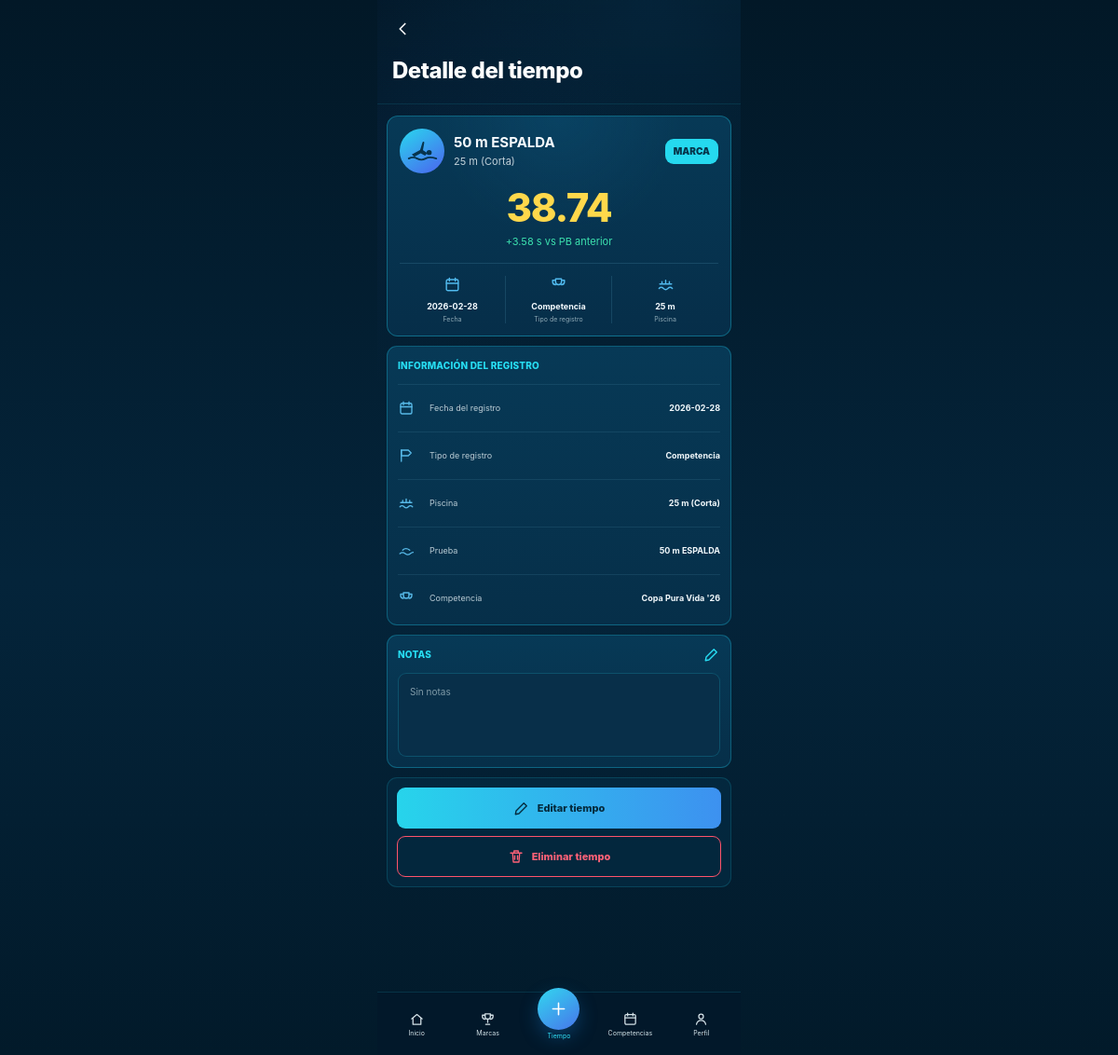
The page /swim/1 on the database its author committed.
### tables this page shows
CREATE TABLE swims (
        id INTEGER PRIMARY KEY AUTOINCREMENT,
        distance INTEGER NOT NULL,
        stroke TEXT NOT NULL,
        pool_length INTEGER NOT NULL,
        time_cs INTEGER NOT NULL,
        swim_date TEXT NOT NULL,
        kind TEXT NOT NULL DEFAULT 'Competencia',
        event_name TEXT,
        notes TEXT,
        competition_id INTEGER,
        planned_event_id INTEGER,
        created_at TEXT NOT NULL DEFAULT CURRENT_TIMESTAMP,
        FOREIGN KEY(competition_id) REFERENCES competitions(id) ON DELETE SET NULL
    );

CREATE TABLE competitions (
        id INTEGER PRIMARY KEY AUTOINCREMENT,
        name TEXT NOT NULL,
        competition_date TEXT NOT NULL,
        location TEXT,
        pool_length INTEGER NOT NULL,
        notes TEXT,
        created_at TEXT NOT NULL DEFAULT CURRENT_TIMESTAMP
    );

### app.py (the view)
@app.route("/swim/<int:swim_id>")
def swim_detail(swim_id):
    conn = get_db()
    swim = conn.execute("""
        SELECT s.*, c.name AS competition_name, c.location AS competition_location
        FROM swims s
        LEFT JOIN competitions c ON c.id=s.competition_id
        WHERE s.id=?
    """, (swim_id,)).fetchone()
    if not swim:
        conn.close()
        return "Registro no encontrado", 404
    splits = conn.execute("SELECT * FROM splits WHERE swim_id=? ORDER BY split_distance", (swim_id,)).fetchall()
    prior = conn.execute("""
        SELECT MIN(time_cs) AS prior_pb
        FROM swims
        WHERE distance=? AND stroke=? AND pool_length=?
          AND (swim_date < ? OR (swim_date=? AND id < ?))
    """, (swim["distance"], swim["stroke"], swim["pool_length"],
          swim["swim_date"], swim["swim_date"], swim["id"])).fetchone()
    conn.close()
    return render_template("swim_detail.html", swim=swim, splits=splits, prior=prior)

### app.py (called while the page is built)
def get_db():
    conn = sqlite3.connect(DB)
    conn.row_factory = sqlite3.Row
    conn.execute("PRAGMA foreign_keys = ON")
    return conn

def fmt_time(cs: int) -> str:
    total_seconds = cs / 100
    minutes = int(total_seconds // 60)
    seconds = total_seconds - minutes * 60
    return f"{minutes}:{seconds:05.2f}" if minutes else f"{seconds:.2f}"

@app.template_filter("swimtime")
def swimtime_filter(cs):
    return fmt_time(cs)

@app.template_filter("signed_seconds")
def signed_seconds_filter(cs):
    if cs is None:
        return ""
    sign = "+" if cs > 0 else "−" if cs < 0 else ""
    return f"{sign}{abs(cs)/100:.2f}"

### templates/swim_detail.html (shortened to what this page needs)
{% extends "base.html" %}
{% from "_detail_stroke_icon.html" import detail_stroke_icon %}
{% block content %}
<div class="sp26-page">
  <section class="sp26-water-header">
    <a href="javascript:history.back()" class="sp26-back" aria-label="Volver">
      <svg viewBox="0 0 24 24"><path d="m15 18-6-6 6-6"/></svg>
    </a>
    <h1>Detalle del tiempo</h1>
</section>
  <section class="sp26-result-card">
    <div class="sp26-result-top">
      <div class="sp26-style-icon">{{ detail_stroke_icon(swim.stroke) }}</div>
      <div class="sp26-event-copy">
        <strong>{{ swim.distance }} m {{ swim.stroke|upper }}</strong>
        <span>{{ swim.pool_length }} m ({% if swim.pool_length == 25 %}Corta{% else %}Larga{% endif %})</span>
      </div>
      <div class="sp26-result-badge">
        {% if prior.prior_pb %}
          {% set delta = swim.time_cs - prior.prior_pb %}
          {% if delta < 0 %}PB{% elif delta == 0 %}PB{% else %}MARCA{% endif %}
        {% else %}
          PB
        {% endif %}
      </div>
    </div>
    <div class="sp26-main-time">{{ swim.time_cs|swimtime }}</div>
    <div class="sp26-status">
      {% if prior.prior_pb %}
        {% set delta = swim.time_cs - prior.prior_pb %}
        {% if delta < 0 %}
          ★ Nuevo PB · {{ delta|signed_seconds }} s
        {% elif delta == 0 %}
          ★ Igualó tu PB anterior
        {% else %}
          {{ delta|signed_seconds }} s vs PB anterior
        {% endif %}
      {% else %}
        ★ Primera marca registrada
      {% endif %}
    </div>
    <div class="sp26-meta-grid">
      <div>
        <svg viewBox="0 0 24 24"><rect x="4" y="5" width="16" height="15" rx="2"/><path d="M8 3v4M16 3v4M4 10h16"/></svg>
        <strong>{{ swim.swim_date }}</strong>
        <span>Fecha</span>
      </div>
      <div>
        <svg viewBox="0 0 24 24"><path d="M8 4h8v4a4 4 0 0 1-8 0V4Z"/><path d="M8 6H4v2a4 4 0 0 0 4 4M16 6h4v2a4 4 0 0 1-4 4"/></svg>
        <strong>{{ swim.kind }}</strong>
        <span>Tipo de registro</span>
      </div>
      <div>
        <svg viewBox="0 0 24 24"><path d="M3 17c2-2 4-2 6 0s4 2 6 0 4-2 6 0"/><path d="M4 11h16M7 8v3M12 6v5M17 8v3"/></svg>
        <strong>{{ swim.pool_length }} m</strong>
        <span>Piscina</span>
      </div>
    </div>
  </section>
  <section class="sp26-card">
    <div class="sp26-card-title">INFORMACIÓN DEL REGISTRO</div>
    <div class="sp26-info-list">
      <div class="sp26-info-row">
        <svg viewBox="0 0 24 24"><rect x="4" y="5" width="16" height="15" rx="2"/><path d="M8 3v4M16 3v4M4 10h16"/></svg>
        <span>Fecha del registro</span>
        <strong>{{ swim.swim_date }}</strong>
      </div>
      <div class="sp26-info-row">
        <svg viewBox="0 0 24 24"><path d="M5 4h10l4 4-4 4H5z"/><path d="M5 4v16"/></svg>
        <span>Tipo de registro</span>
        <strong>{{ swim.kind }}</strong>
      </div>
      <div class="sp26-info-row">
        <svg viewBox="0 0 24 24"><path d="M3 17c2-2 4-2 6 0s4 2 6 0 4-2 6 0"/><path d="M4 11h16M7 8v3M12 6v5M17 8v3"/></svg>
        <span>Piscina</span>
        <strong>{{ swim.pool_length }} m ({% if swim.pool_length == 25 %}Corta{% else %}Larga{% endif %})</strong>
      </div>
      <div class="sp26-info-row">
        <svg viewBox="0 0 24 24"><path d="M3 16c2.5-2 5-2 7.5 0s5 2 7.5 0 3.8-1.8 3.8-1.8"/><path d="M7 11c3-3 6-3 10 0"/></svg>
        <span>Prueba</span>
        <strong>{{ swim.distance }} m {{ swim.stroke|upper }}</strong>
      </div>
      {% if swim.competition_name %}
      <div class="sp26-info-row">
        <svg viewBox="0 0 24 24"><path d="M8 4h8v4a4 4 0 0 1-8 0V4Z"/><path d="M8 6H4v2a4 4 0 0 0 4 4M16 6h4v2a4 4 0 0 1-4 4"/></svg>
        <span>Competencia</span>
        <strong>{{ swim.competition_name }}</strong>
      </div>
      {% endif %}
    </div>
  </section>
  <section class="sp26-card">
    <div class="sp26-notes-head">
      <div class="sp26-card-title">NOTAS</div>
      <a href="{{ url_for('edit_swim', swim_id=swim.id) }}" aria-label="Editar notas">
        <svg viewBox="0 0 24 24"><path d="m4 16-1 5 5-1L19 9l-4-4L4 16Z"/></svg>
      </a>
    </div>
    <div class="sp26-notes-box">
      {% if swim.notes %}
        {{ swim.notes }}
      {% else %}
        <span>Sin notas</span>
      {% endif %}
    </div>
  </section>
  <section class="sp26-actions">
    <a href="{{ url_for('edit_swim', swim_id=swim.id) }}" class="sp26-edit">
      <svg viewBox="0 0 24 24"><path d="m4 16-1 5 5-1L19 9l-4-4L4 16Z"/></svg>
      Editar tiempo
    </a>
    <form method="post"
          action="{{ url_for('delete_swim', swim_id=swim.id) }}"
          onsubmit="return confirm('¿Seguro que deseas eliminar este tiempo? Esta acción no se puede deshacer.');">
      <button type="submit" class="sp26-delete">
        <svg viewBox="0 0 24 24"><path d="M4 7h16M9 7V4h6v3M7 7l1 13h8l1-13M10 11v5M14 11v5"/></svg>
        Eliminar tiempo
      </button>
    </form>
  </section>
</div>
{% endblock %}

### rows shown on the page
swims: distance "50", stroke "ESPALDA", pool_length "25", time_cs|swimtime "38.74", swim_date "2026-02-28", kind "Competencia"
competitions: competition_name "Copa Pura Vida '26"

### other values the page prints
{{ delta|signed_seconds }} "+3.58"
